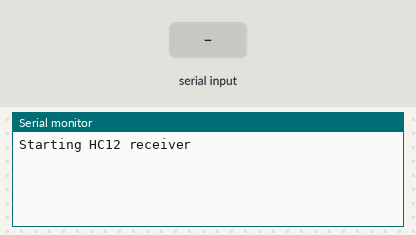
Bench run of a sketch on a simulated Arduino Nano, built with avr-gcc and run on an emulated ATmega328P. Parts: the last lines printed to the serial monitor. The test bench sets the inputs (shaded band).

Above: at 1.2 s.
1.3 s: "1" received over the second serial link
At 2.3 s:
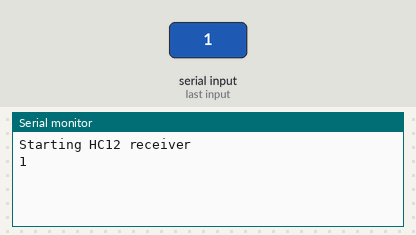
2.8 s: "0" received over the second serial link
At 3.5 s:
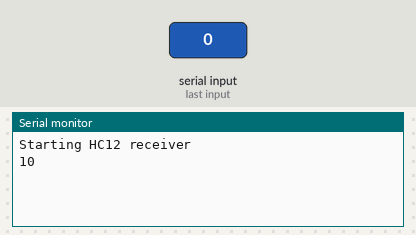

Measured:
- after the input at 1.3 s, the serial monitor: prints a new line at once (image 1)
- after the input at 2.8 s, the serial monitor: prints a new line at once (image 2)

The sketch:

hc12_receiver.ino
```cpp
/* Tested with Nano
*  HC12-TX to Nano-D10 ; HC12-RX to Nano-D11; HC12-SET no connect; 5V power
*/
#include <SoftwareSerial.h>
SoftwareSerial hc12(10,11);

void setup() {
  Serial.begin(9600);
  hc12.begin(9600);
  Serial.println("Starting HC12 receiver");
}
void loop() {
  if (hc12.available()) {
    Serial.write(hc12.read());
  }
  if (Serial.available()) {
    hc12.write(Serial.read());
  }
}
```
